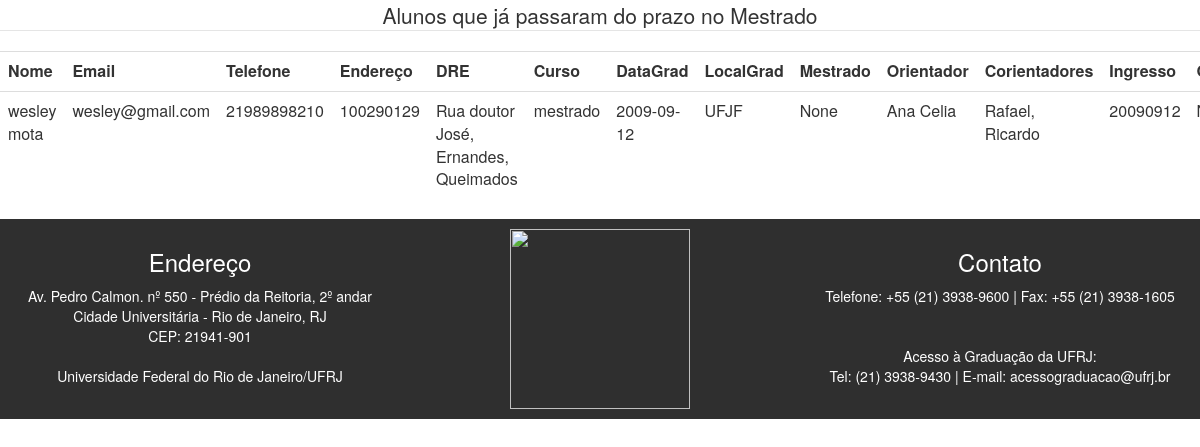
The page /consulta on the database its author committed.
### tables this page shows
CREATE TABLE Aluno (
        id INTEGER PRIMARY KEY AUTOINCREMENT,
        DRE INTEGER,
        DataGrad VARCHAR,
        LocalGrad VARCHAR,
        Curso VARCHAR,
        Mestrado VARCHAR,
        Orientador VARCHAR,
        Corientadores VARCHAR,
        Ingresso date,
        Qualificacao VARCHAR,
        CodDisc VARCHAR,
        Bolsa VARCHAR,
        Ativo BOOLEAN,
        Paper VARCHAR,
        IDGERAL INTEGER,
        FOREIGN KEY(IDGERAL) REFERENCES InfoBasica(id)
);

CREATE TABLE InfoBasica (
        id INTEGER PRIMARY KEY AUTOINCREMENT,
        nome VARCHAR,
        endereco VARCHAR,
        tel INTEGER,
        email VARCHAR

);

### app.py (the view)
@app.route('/consulta')
def consulta():
    hj = date.today()
    lista=str(hj).split("-")
    data=lista[0]+lista[1]+lista[2]
    print data
    conn = sqlite3.connect('Sistema.db')
    cursor = conn.cursor()
    cursor.execute("""Select * from InfoBasica,Aluno  where Aluno.IDGERAL=InfoBasica.id and (Aluno.ingresso+20000)<? and Aluno.curso='mestrado' ;""",(data,) )
    rows = cursor.fetchall();
    print rows
    nivel='Mestrado'
    return render_template("Consulta.html",rows=rows, nivel=nivel)

### templates/Consulta.html (shortened to what this page needs)
{% extends "layout.html" %}
{% block body %}
<center><legend>Alunos que já passaram do prazo no {{nivel}}</legend></center>
<div class="table-responsive">
<table class="table">
<TR>
<TH>Nome</TH>
<TH>Email </TH>
<TH>Telefone </TH>
<TH>Endereço</TH>
<TH>DRE</TH>
<TH>Curso</TH>
<TH>DataGrad</TH>
<TH>LocalGrad</TH>
<TH>Mestrado</TH>
<TH>Orientador</TH>
<TH>Corientadores</TH>
<TH>Ingresso</TH>
<TH>Qualificacao</TH>
</TR>
{% for row in rows %}
<TR class="cinza">
<TD> {{row[1]}}</TD>
<TD>{{row[4]}}</TD>
<TD>{{row[3]}}</TD>
<TD>{{row[6]}}</TD>
<TD>{{row[2]}}</TD>
<TD>{{row[9]}}</TD>
<TD>{{row[7]}}</TD>
<TD>{{row[8]}}</TD>
<TD>{{row[10]}}</TD>
<TD>{{row[11]}}</TD>
<TD>{{row[12]}}</TD>
<TD>{{row[13]}}</TD>
<TD>{{row[14]}}</TD>
</TR>
{% endfor %}
</TABLE>
</div>
{% endblock %}

### templates/layout.html (shortened to what this page needs)
<html>
  <head>
  <link rel="stylesheet" href="https://maxcdn.bootstrapcdn.com/bootstrap/3.3.7/css/bootstrap.min.css">
  </head>
  <body>
  {% block body %}{% endblock %}
      <div class="container-fluid bg-4 text-center">
        <div class="row">
          <div class="col-md-4"><h3>Endereço</h3>
            <p>Av. Pedro Calmon. nº 550 - Prédio da Reitoria, 2º andar
              <br> Cidade Universitária - Rio de Janeiro, RJ
              <br>CEP: 21941-901
              <br><br>Universidade Federal do Rio de Janeiro/UFRJ</p>
            </div>
            <div class="col-md-4">
              <img src="http://www.residenciamedica.com.br/wp-content/uploads/2014/10/ufrj.png" width="180px">
            </div>
            <div class="col-md-4">
              <h3>Contato</h3>
              <p>
                Telefone: +55 (21) 3938-9600 | Fax: +55 (21) 3938-1605
                <br><br>
                <br>Acesso à Graduação da UFRJ:
                <br> Tel: (21) 3938-9430 | E-mail: acessograduacao@ufrj.br
              </p>
            </div>
          </div>
      </div>
    </body>
  </html>

### templates/layout.html (style rules this page uses)
.bg-4 { background-color: #2f2f2f; color: #ffffff; }
.container-fluid { padding-top: 10px; padding-bottom: 10px; }

### rows shown on the page
Aluno: Curso "Mestrado", nome "wesley mota", email "wesley@gmail.com", tel "21989898210", DRE "100290129", endereco "Rua doutor José, Ernandes, Queimados", Curso "mestrado", DataGrad "2009-09-12", LocalGrad "UFJF", row "None", Orientador "Ana Celia", Corientadores "Rafael, Ricardo", Ingresso "20090912"
